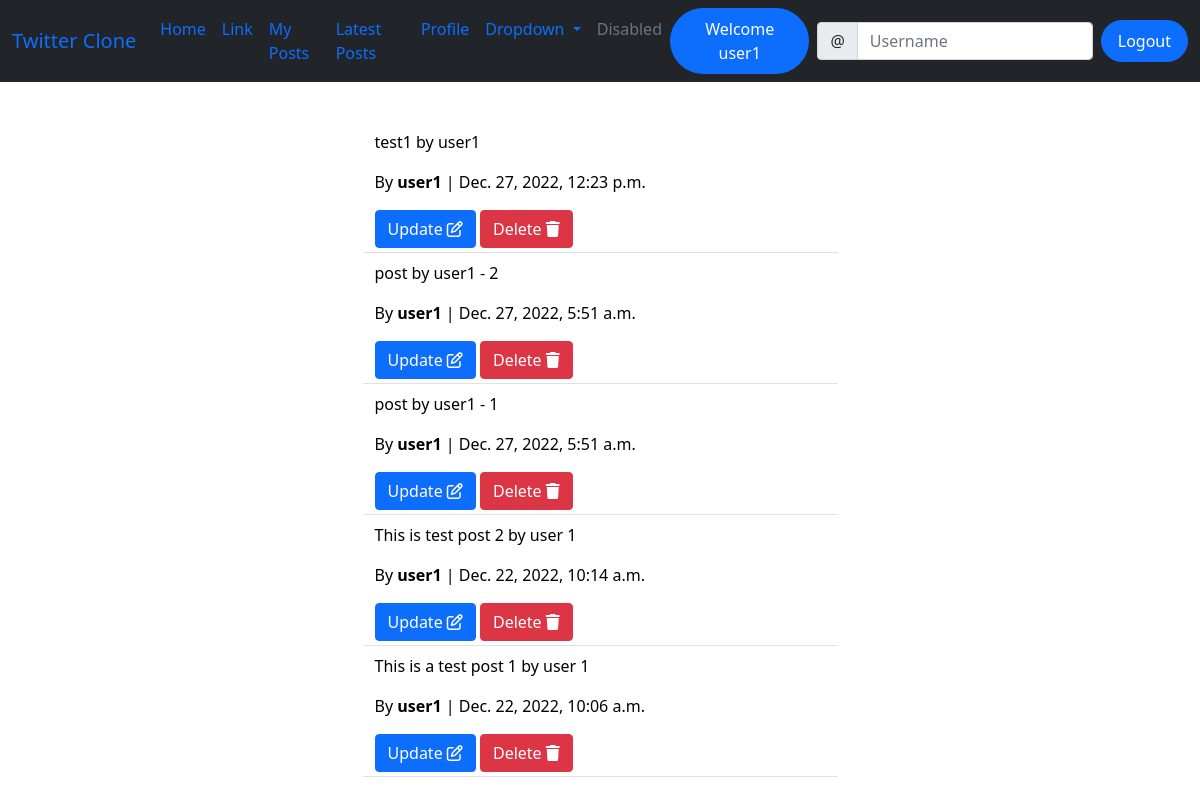
Screenshot of /my-posts/ (signed in) with the database file from the repository.
### social/models.py (models this page shows)
class Post(models.Model):
    body = models.TextField()
    created_on = models.DateTimeField(default=timezone.now)
    author = models.ForeignKey(User, on_delete=models.CASCADE)

### social/views.py (the view)
# urls.py: path('my-posts/', my_posts, name='my-post-list'),
@login_required(login_url='index')
def my_posts(request):
    posts = Post.objects.filter(author=request.user).order_by('-created_on') # all posts - ordered by latest date
    form = PostForm()
    context = {
        'post_list': posts,
        'form': form
    }
    return render(request, 'social/my_post_list.html', context)

### social/forms.py
class PostForm(forms.ModelForm):
    body = forms.CharField(
        label='',
        widget=forms.Textarea(attrs={
            'rows': '3',
            'placeholder': 'Write something interesting...'
        })
    )
    class Meta:
        model = Post
        fields = ['body']

### templates/social/my_post_list.html
{% extends 'base.html' %}
{% load crispy_forms_tags %}
{% block content %}
<div class="container">
    {% for post in post_list %}
    <div class="row justify-content-center mt-2">
        <div class="col-md-5 col-sm-12 border-bottom">
            <a href="{% url 'post-detail' post.id %}" style="color: black; text-decoration: none;">
                <p>{{ post.body }}</p>
                <p class="mt-3">By <strong>{{ post.author }}</strong> | {{ post.created_on }}</p>
            </a>
            {% if request.user == post.author %}
                <a href="{% url 'post-edit' post.id %}" class="btn btn-primary mb-1">Update <i class="fa fa-edit"></i></a>
                <a href="{% url 'post-delete' post.id %}" class="btn btn-danger mb-1">Delete <i class="fas fa-trash"></i></a>
            {% endif %}
        </div>
    </div>
    {% endfor %}
</div>
{% endblock content %}

### templates/landing/navbar.html (shortened to what this page needs)
<nav class="navbar navbar-expand-lg bg-dark">
    <div class="container-fluid">
      <a class="navbar-brand" href="#">Twitter Clone</a>
      <div class="collapse navbar-collapse" id="navbarSupportedContent">
        <ul class="navbar-nav me-auto mb-2 mb-lg-0">
          <li class="nav-item">
            <a class="nav-link active" aria-current="page"
            {% if request.user.is_authenticated %}
              href="{% url 'latest-post-list' %}"
            {% else %}
              href="{% url 'index' %}"
            {% endif %}
            >Home</a>
          </li>
          <li class="nav-item">
            <a class="nav-link" href="#">Link</a>
          </li>
          {% if request.user.is_authenticated %}
          <li class="nav-item">
            <a class="nav-link" href="{% url 'my-post-list' %}">My Posts</a>
          </li>
          {% endif %}
          <li class="nav-item">
            <a class="nav-link" href="{% url 'latest-post-list' %}">Latest Posts</a>
          </li>
          <li class="nav-item d-flex">
            {% if request.user.is_authenticated %}
            <a class="nav-link" href="#">
              </i>Profile</a>
            {% endif %}
          </li>
          <li class="nav-item dropdown">
            <a class="nav-link dropdown-toggle" href="#" role="button" data-bs-toggle="dropdown" aria-expanded="false">
              Dropdown
            </a>
          </li>
          <li class="nav-item">
            <a class="nav-link disabled">Disabled</a>
          </li>
        </ul>
        <li class="nav-item d-flex">
          {% if request.user.is_authenticated %}
          <a class="nav-link btn btn-primary rounded-pill" href="#">Welcome {{request.user}}</a>
          {% endif %}
        </li>
        <form class="d-flex" role="search">
            <div class="input-group mx-2">
              <span class="input-group-text " id="basic-addon1">@</span>
              <input type="text" class="form-control" placeholder="Username" aria-label="Username" aria-describedby="basic-addon1">
            </div>
        </form>
        <li class="nav-item d-flex">
          {% if request.user.is_authenticated %}
          <a class="nav-link btn btn-primary rounded-pill" href="{% url 'account_logout' %}">Logout</a>
          {% endif %}
        </li>
      </div>
    </div>
  </nav>

### rows the page displays
Post: body "test1 by user1", author "user1", created_on "Dec. 27, 2022, 12:23 p.m.", shows "Update"
Post: body "post by user1 - 2", author "user1", created_on "Dec. 27, 2022, 5:51 a.m.", shows "Update"
Post: body "post by user1 - 1", author "user1", created_on "Dec. 27, 2022, 5:51 a.m.", shows "Update"
Post: body "This is test post 2 by user 1", author "user1", created_on "Dec. 22, 2022, 10:14 a.m.", shows "Update"
Post: body "This is a test post 1 by user 1", author "user1", created_on "Dec. 22, 2022, 10:06 a.m.", shows "Update"

### other values shown
{{ request.user }} "user1"
